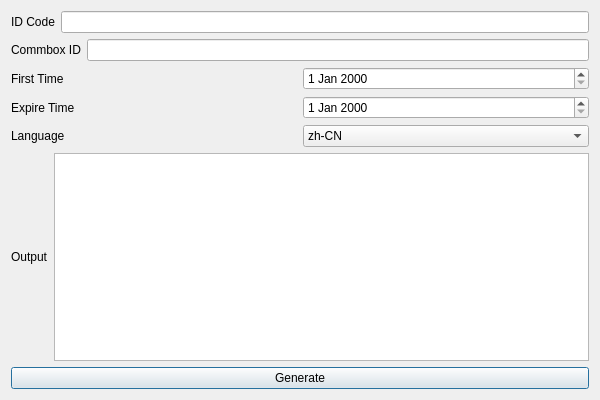
<?xml version="1.0" encoding="UTF-8"?>
<ui version="4.0">
 <class>RegisterClass</class>
 <widget class="QDialog" name="RegisterClass">
  <property name="geometry">
   <rect>
    <x>0</x>
    <y>0</y>
    <width>600</width>
    <height>400</height>
   </rect>
  </property>
  <property name="windowTitle">
   <string>Register</string>
  </property>
  <layout class="QVBoxLayout" name="verticalLayout">
   <item>
    <layout class="QHBoxLayout" name="horizontalLayout">
     <item>
      <widget class="QLabel" name="label">
       <property name="text">
        <string>ID Code</string>
       </property>
       <property name="buddy">
        <cstring>id_code</cstring>
       </property>
      </widget>
     </item>
     <item>
      <widget class="QLineEdit" name="id_code"/>
     </item>
    </layout>
   </item>
   <item>
    <layout class="QHBoxLayout" name="horizontalLayout_2">
     <item>
      <widget class="QLabel" name="label_2">
       <property name="text">
        <string>Commbox ID</string>
       </property>
       <property name="buddy">
        <cstring>commbox_id</cstring>
       </property>
      </widget>
     </item>
     <item>
      <widget class="QLineEdit" name="commbox_id"/>
     </item>
    </layout>
   </item>
   <item>
    <layout class="QHBoxLayout" name="horizontalLayout_3">
     <item>
      <widget class="QLabel" name="label_3">
       <property name="text">
        <string>First Time</string>
       </property>
       <property name="buddy">
        <cstring>fist_time</cstring>
       </property>
      </widget>
     </item>
     <item>
      <widget class="QDateEdit" name="fist_time"/>
     </item>
    </layout>
   </item>
   <item>
    <layout class="QHBoxLayout" name="horizontalLayout_4">
     <item>
      <widget class="QLabel" name="label_4">
       <property name="text">
        <string>Expire Time</string>
       </property>
       <property name="buddy">
        <cstring>expire_time</cstring>
       </property>
      </widget>
     </item>
     <item>
      <widget class="QDateEdit" name="expire_time"/>
     </item>
    </layout>
   </item>
   <item>
    <layout class="QHBoxLayout" name="horizontalLayout_6">
     <item>
      <widget class="QLabel" name="label_6">
       <property name="text">
        <string>Language</string>
       </property>
       <property name="buddy">
        <cstring>language</cstring>
       </property>
      </widget>
     </item>
     <item>
      <widget class="QComboBox" name="language">
       <item>
        <property name="text">
         <string>zh-CN</string>
        </property>
       </item>
       <item>
        <property name="text">
         <string>en-US</string>
        </property>
       </item>
      </widget>
     </item>
    </layout>
   </item>
   <item>
    <layout class="QHBoxLayout" name="horizontalLayout_5">
     <item>
      <widget class="QLabel" name="label_5">
       <property name="text">
        <string>Output</string>
       </property>
      </widget>
     </item>
     <item>
      <widget class="QTextEdit" name="output"/>
     </item>
    </layout>
   </item>
   <item>
    <widget class="QPushButton" name="generate">
     <property name="text">
      <string>Generate</string>
     </property>
    </widget>
   </item>
  </layout>
 </widget>
 <layoutdefault spacing="6" margin="11"/>
 <resources>
  <include location="register.qrc"/>
 </resources>
 <connections/>
</ui>
